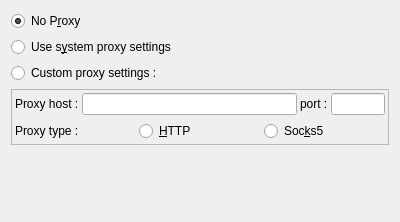
<?xml version="1.0" encoding="UTF-8"?>
<ui version="4.0">
 <class>QQNetworkSettings</class>
 <widget class="QWidget" name="QQNetworkSettings">
  <property name="geometry">
   <rect>
    <x>0</x>
    <y>0</y>
    <width>400</width>
    <height>222</height>
   </rect>
  </property>
  <property name="windowTitle">
   <string>Form</string>
  </property>
  <layout class="QVBoxLayout" name="verticalLayout">
   <item>
    <widget class="QRadioButton" name="noProxyRB">
     <property name="text">
      <string>No P&amp;roxy</string>
     </property>
     <property name="checked">
      <bool>true</bool>
     </property>
    </widget>
   </item>
   <item>
    <widget class="QRadioButton" name="systProxyRB">
     <property name="text">
      <string>Use s&amp;ystem proxy settings</string>
     </property>
    </widget>
   </item>
   <item>
    <widget class="QRadioButton" name="customProxyRB">
     <property name="text">
      <string>Custom proxy settings :</string>
     </property>
    </widget>
   </item>
   <item>
    <widget class="QFrame" name="frame">
     <property name="frameShape">
      <enum>QFrame::StyledPanel</enum>
     </property>
     <property name="frameShadow">
      <enum>QFrame::Raised</enum>
     </property>
     <layout class="QVBoxLayout" name="verticalLayout_2">
      <property name="spacing">
       <number>0</number>
      </property>
      <property name="leftMargin">
       <number>0</number>
      </property>
      <property name="topMargin">
       <number>0</number>
      </property>
      <property name="rightMargin">
       <number>0</number>
      </property>
      <property name="bottomMargin">
       <number>0</number>
      </property>
      <item>
       <widget class="QWidget" name="widget" native="true">
        <layout class="QHBoxLayout" name="horizontalLayout" stretch="1,4,1,1">
         <property name="spacing">
          <number>3</number>
         </property>
         <property name="leftMargin">
          <number>3</number>
         </property>
         <property name="topMargin">
          <number>3</number>
         </property>
         <property name="rightMargin">
          <number>3</number>
         </property>
         <property name="bottomMargin">
          <number>3</number>
         </property>
         <item>
          <widget class="QLabel" name="label">
           <property name="sizePolicy">
            <sizepolicy hsizetype="Fixed" vsizetype="Preferred">
             <horstretch>0</horstretch>
             <verstretch>0</verstretch>
            </sizepolicy>
           </property>
           <property name="text">
            <string>Proxy host :</string>
           </property>
          </widget>
         </item>
         <item>
          <widget class="QLineEdit" name="proxyHostLE"/>
         </item>
         <item>
          <widget class="QLabel" name="label_2">
           <property name="sizePolicy">
            <sizepolicy hsizetype="Fixed" vsizetype="Preferred">
             <horstretch>0</horstretch>
             <verstretch>0</verstretch>
            </sizepolicy>
           </property>
           <property name="text">
            <string>port :</string>
           </property>
          </widget>
         </item>
         <item>
          <widget class="QLineEdit" name="proxyPortLE">
           <property name="sizePolicy">
            <sizepolicy hsizetype="Expanding" vsizetype="Fixed">
             <horstretch>0</horstretch>
             <verstretch>0</verstretch>
            </sizepolicy>
           </property>
          </widget>
         </item>
        </layout>
       </widget>
      </item>
      <item>
       <widget class="QWidget" name="widget_2" native="true">
        <layout class="QHBoxLayout" name="horizontalLayout_2">
         <property name="spacing">
          <number>3</number>
         </property>
         <property name="leftMargin">
          <number>3</number>
         </property>
         <property name="topMargin">
          <number>3</number>
         </property>
         <property name="rightMargin">
          <number>3</number>
         </property>
         <property name="bottomMargin">
          <number>3</number>
         </property>
         <item>
          <widget class="QLabel" name="label_3">
           <property name="text">
            <string>Proxy type :</string>
           </property>
          </widget>
         </item>
         <item>
          <widget class="QRadioButton" name="proxyIsHTTPRB">
           <property name="text">
            <string>&amp;HTTP</string>
           </property>
          </widget>
         </item>
         <item>
          <widget class="QRadioButton" name="proxyIsSocks5RB">
           <property name="text">
            <string>Soc&amp;ks5</string>
           </property>
          </widget>
         </item>
        </layout>
       </widget>
      </item>
     </layout>
    </widget>
   </item>
   <item>
    <spacer name="verticalSpacer">
     <property name="orientation">
      <enum>Qt::Vertical</enum>
     </property>
     <property name="sizeHint" stdset="0">
      <size>
       <width>20</width>
       <height>40</height>
      </size>
     </property>
    </spacer>
   </item>
  </layout>
 </widget>
 <resources/>
 <connections/>
</ui>
